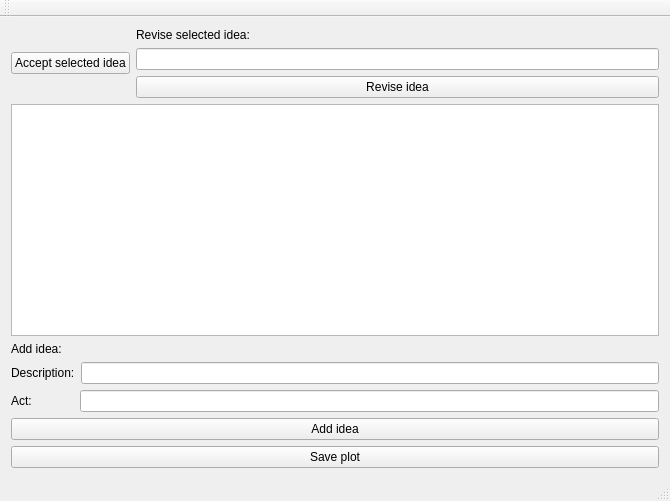
<?xml version="1.0" encoding="UTF-8"?>
<ui version="4.0">
 <class>MainWindowClass</class>
 <widget class="QMainWindow" name="MainWindowClass">
  <property name="geometry">
   <rect>
    <x>0</x>
    <y>0</y>
    <width>670</width>
    <height>501</height>
   </rect>
  </property>
  <property name="windowTitle">
   <string>MainWindow</string>
  </property>
  <widget class="QWidget" name="centralWidget">
   <layout class="QVBoxLayout" name="verticalLayout_7">
    <item>
     <layout class="QVBoxLayout" name="verticalLayout_6">
      <item>
       <layout class="QVBoxLayout" name="verticalLayout_4">
        <item>
         <layout class="QHBoxLayout" name="horizontalLayout_3">
          <item>
           <widget class="QPushButton" name="acceptIdeaButton">
            <property name="text">
             <string>Accept selected idea</string>
            </property>
           </widget>
          </item>
          <item>
           <layout class="QVBoxLayout" name="verticalLayout_5">
            <item>
             <widget class="QLabel" name="label_4">
              <property name="text">
               <string>Revise selected idea:</string>
              </property>
             </widget>
            </item>
            <item>
             <widget class="QLineEdit" name="reviseLineEdit"/>
            </item>
            <item>
             <widget class="QPushButton" name="reviseIdeaButton">
              <property name="text">
               <string>Revise idea</string>
              </property>
             </widget>
            </item>
           </layout>
          </item>
         </layout>
        </item>
        <item>
         <widget class="QTableView" name="ideasTableView"/>
        </item>
        <item>
         <layout class="QVBoxLayout" name="verticalLayout_3">
          <item>
           <layout class="QVBoxLayout" name="verticalLayout_2">
            <item>
             <widget class="QLabel" name="label">
              <property name="text">
               <string>Add idea:</string>
              </property>
             </widget>
            </item>
            <item>
             <layout class="QVBoxLayout" name="verticalLayout">
              <item>
               <layout class="QHBoxLayout" name="horizontalLayout">
                <item>
                 <widget class="QLabel" name="label_2">
                  <property name="text">
                   <string>Description:</string>
                  </property>
                 </widget>
                </item>
                <item>
                 <widget class="QLineEdit" name="descriptionLineEdit"/>
                </item>
               </layout>
              </item>
              <item>
               <layout class="QHBoxLayout" name="horizontalLayout_2">
                <item>
                 <widget class="QLabel" name="label_3">
                  <property name="minimumSize">
                   <size>
                    <width>63</width>
                    <height>0</height>
                   </size>
                  </property>
                  <property name="text">
                   <string>Act:</string>
                  </property>
                 </widget>
                </item>
                <item>
                 <widget class="QLineEdit" name="actLineEdit"/>
                </item>
               </layout>
              </item>
             </layout>
            </item>
           </layout>
          </item>
          <item>
           <widget class="QPushButton" name="addIdeaButton">
            <property name="text">
             <string>Add idea</string>
            </property>
           </widget>
          </item>
         </layout>
        </item>
       </layout>
      </item>
      <item>
       <widget class="QPushButton" name="savePlotButton">
        <property name="text">
         <string>Save plot</string>
        </property>
       </widget>
      </item>
     </layout>
    </item>
   </layout>
  </widget>
  <widget class="QMenuBar" name="menuBar">
   <property name="geometry">
    <rect>
     <x>0</x>
     <y>0</y>
     <width>670</width>
     <height>22</height>
    </rect>
   </property>
  </widget>
  <widget class="QToolBar" name="mainToolBar">
   <attribute name="toolBarArea">
    <enum>TopToolBarArea</enum>
   </attribute>
   <attribute name="toolBarBreak">
    <bool>false</bool>
   </attribute>
  </widget>
  <widget class="QStatusBar" name="statusBar"/>
 </widget>
 <layoutdefault spacing="6" margin="11"/>
 <resources>
  <include location="MainWindow.qrc"/>
 </resources>
 <connections/>
</ui>
